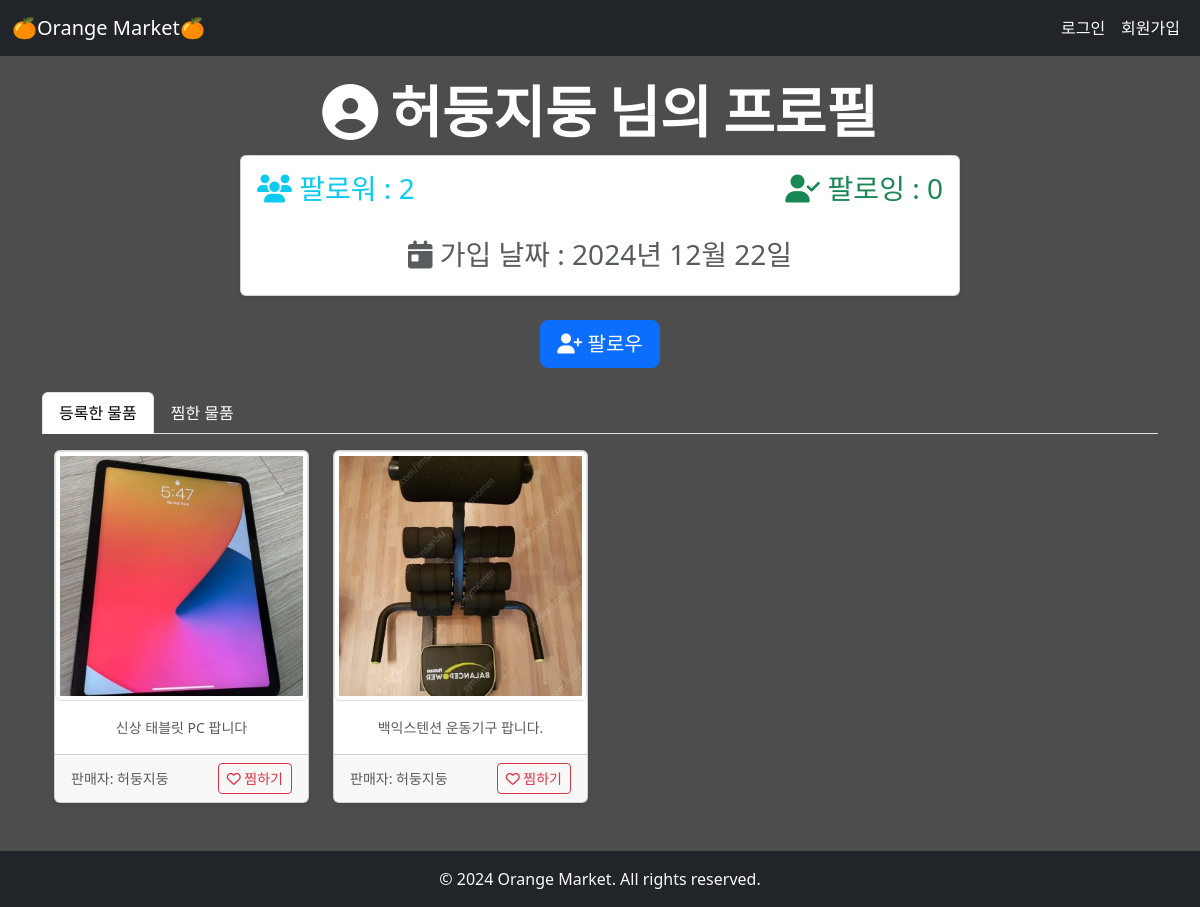
/users/profile/허둥지둥/, run on the app's committed database.
### accounts/models.py (models this page shows)
class User(AbstractUser):
    followings = models.ManyToManyField('self', symmetrical=False, related_name='followers')

### articles/models.py (models this page shows, shortened)
class Article(models.Model):
    title = models.CharField(max_length=50)
    content = models.TextField()
    created_at = models.DateTimeField(auto_now_add=True)
    updated_at = models.DateTimeField(auto_now=True)
    image = models.ImageField(upload_to='images/', blank=True)
    author = models.ForeignKey(
        settings.AUTH_USER_MODEL,
        on_delete=models.CASCADE,
        related_name="articles"
        )
    like_users = models.ManyToManyField(
        settings.AUTH_USER_MODEL,
        related_name="like_articles"
        )

### users/views.py (the view)
# urls.py: path("profile/<str:username>/", views.profile, name="profile"),
def profile(request, username):
    member = get_object_or_404(get_user_model(), username=username)
    member_articles = Article.objects.filter(author=member)
    liked_articles = Article.objects.filter(like_users=member)
    context = {
        "member": member,
        "member_articles": member_articles,
        "liked_articles": liked_articles,
    }
    return render(request, "users/profile.html", context)

### users/templates/users/profile.html (shortened to what this page needs)
{% extends "base.html" %}
{% load static %}
{% block content %}
    <div class="container mt-4">
        <div class="row justify-content-center">
            <div class="col-md-8">
                <h1 class="text-center text-white display-4" style="font-family: 'Poppins', sans-serif; font-weight: 700;">
                    <i class="fa-solid fa-user-circle"></i> {{ member.username }} 님의 프로필
                </h1>
                <div class="card shadow-sm">
                    <div class="card-body">
                        <div class="d-flex justify-content-between align-items-center mb-4">
                            <div class="profile-info">
                                <h3 class="text-info">
                                    <i class="fa-solid fa-users"></i> 팔로워 : {{ member.followers.count }}
                                </h3>
                            </div>
                            <div class="profile-info">
                                <h3 class="text-success">
                                    <i class="fa-solid fa-user-check"></i> 팔로잉 : {{ member.followings.count }}
                                </h3>
                            </div>
                        </div>
                        <div class="profile-info text-center">
                            <h3 class="text-muted">
                                <i class="fa-solid fa-calendar-day"></i> 가입 날짜 : {{ member.date_joined|date:"Y년 m월 d일" }}
                            </h3>
                        </div>
                    </div>
                </div>
                <div class="mt-4 text-center">
                    {% if request.user != member %}
                        <form action="{% url "users:follow" member.pk %}" method="POST">
                            {% if request.user in member.followers.all %}
                                <button type="submit" class="btn btn-danger btn-lg">
                                    <i class="fa-solid fa-user-slash"></i> 언팔로우
                                </button>
                            {% else %}
                                <button type="submit" class="btn btn-primary btn-lg">
                                    <i class="fa-solid fa-user-plus"></i> 팔로우
                                </button>
                            {% endif %}
                        </form>
                    {% endif %}
                </div>
            </div>
        </div>
    </div>
    <div class="mt-4">
        <ul class="nav nav-tabs" id="profileTabs" role="tablist">
            <li class="nav-item" role="presentation">
                <a class="nav-link active" id="articles-tab" data-bs-toggle="tab" href="#articles" role="tab" aria-controls="articles" aria-selected="true">등록한 물품</a>
            </li>
            <li class="nav-item" role="presentation">
                <a class="nav-link" id="liked-articles-tab" data-bs-toggle="tab" href="#liked-articles" role="tab" aria-controls="liked-articles" aria-selected="false">찜한 물품</a>
            </li>
        </ul>
        <div class="tab-content mt-3" id="profileTabsContent">
            <div class="tab-pane fade show active" id="articles" role="tabpanel" aria-labelledby="articles-tab">
                <div class="container">
                    <div class="row">
                        {% for article in member_articles %}
                            <div class="col-md-3 col-sm-6 mb-4">
                                <div class="card shadow-sm h-100">
                                    <a href="{% url 'articles:article_detail' article.pk %}" class="text-decoration-none text-dark">
                                        {% if article.image %}
                                            <img src="{{ article.image.url }}" alt="{{ article.image }}" class="card-img-top img-thumbnail" style="height: 250px; object-fit: cover;">
                                        {% else %}
                                            <img src="{% static 'articles/placeholder.jpg' %}" alt="Placeholder Image" class="card-img-top img-thumbnail" style="height: 250px; object-fit: cover;">
                                        {% endif %}
                                        <div class="card-body">
                                            <p class="card-text text-muted small text-center">{{ article.title }}</p>
                                        </div>
                                    </a>
                                    <div class="card-footer text-center">
                                        <div class="d-flex justify-content-between align-items-center">
                                            <small class="text-muted">판매자: {{ article.author.username }}</small>
                                            <form action="{% url 'articles:like' article.pk %}" method="POST" class="d-inline">
                                                {% if request.user in article.like_users.all %}
                                                    <button class="btn btn-danger btn-sm">
                                                        <i class="fa-solid fa-heart"></i> 찜 삭제
                                                    </button>
                                                {% else %}
                                                    <button class="btn btn-outline-danger btn-sm">
                                                        <i class="fa-regular fa-heart"></i> 찜하기
                                                    </button>
                                                {% endif %}
                                            </form>
                                        </div>
                                    </div>
                                </div>
                            </div>
                        {% empty %}
                            <p>등록한 물품이 없습니다.</p>
                        {% endfor %}
                    </div>
                </div>
            </div>
        </div>
    </div>
{% endblock content %}

### static/css/style.css (style rules this page uses)
.nav-link:not(.active) { color: white; }

### data on the page
User: username "허둥지둥", followers.count "2", followings.count "0", date_joined "2024년 12월 22일"
Article: image (picture), title "신상 태블릿 PC 팝니다", author.username "허둥지둥", shows "찜하기"
Article: image (picture), title "백익스텐션 운동기구 팝니다.", author.username "허둥지둥", shows "찜하기"
